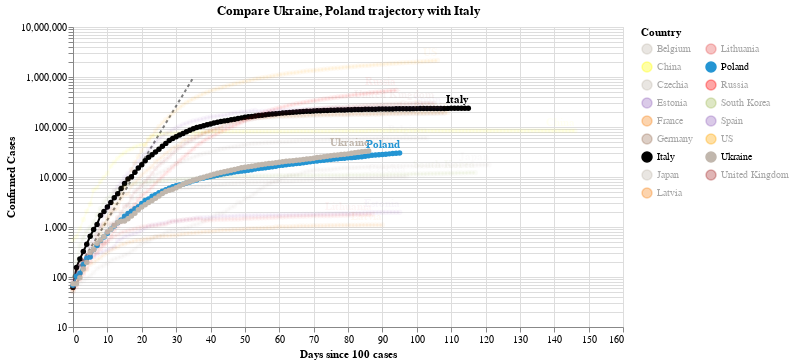

The notebook cell this image was saved under:
### Code cell
#hide_input
chart2 = make_since_chart(dff2, ['Ukraine', 'Poland'], baseline_countries)
chart2

### Figure 1 — Vega-Lite specification as saved in the notebook (floating-point values rounded to 4 significant figures; data arrays with more than 128 entries replaced by an {"elided": "..."} marker saying what was removed)
{"config": {"view": {"continuousWidth": 400, "continuousHeight": 300}}, "layer": [{"data": {"name": "data-628230001892d6798b50651be41d1b3e"}, "mark": {"type": "line", "color": "black", "opacity": 0.5, "strokeDash": [3, 3]}, "encoding": {"x": {"type": "quantitative", "field": "Days since 100 cases"}, "y": {"type": "quantitative", "field": "Confirmed Cases"}}}, {"data": {"name": "data-dfe93763bc710deb71c23627bb362ad5"}, "mark": {"type": "line", "point": true}, "encoding": {"color": {"type": "nominal", "field": "Country", "legend": {"columns": 2}, "scale": {"domain": ["Belgium", "China", "Czechia", "Estonia", "France", "Germany", "Italy", "Japan", "Latvia", "Lithuania", "Poland", "Russia", "South Korea", "Spain", "US", "Ukraine", "United Kingdom"], "range": ["#C1B7AD", "yellow", "#C1B7AD", "#9467bd", "#F58518", "#9D755D", "black", "#C1B7AD", "#F58518", "#E45756", "#2495D3", "red", "#A1BA59", "#9467bd", "orange", "#C1B7AD", "brown"]}}, "opacity": {"condition": {"value": 1, "selection": "selector003"}, "value": 0.05}, "tooltip": [{"type": "nominal", "field": "Country"}, {"type": "temporal", "field": "Date"}, {"type": "quantitative", "field": "Confirmed Cases"}, {"type": "quantitative", "field": "Days since 100 cases"}], "x": {"type": "quantitative", "field": "Days since 100 cases"}, "y": {"type": "quantitative", "field": "Confirmed Cases", "scale": {"type": "log"}}}, "selection": {"selector003": {"type": "multi", "fields": ["Country"], "bind": "legend", "init": [{"Country": "Ukraine"}, {"Country": "Poland"}, {"Country": "Italy"}]}}, "width": 550}, {"data": {"name": "data-dfe93763bc710deb71c23627bb362ad5"}, "mark": {"type": "text", "align": "right", "dy": -8, "fontWeight": "bold"}, "encoding": {"color": {"type": "nominal", "field": "Country", "legend": {"columns": 2}, "scale": {"domain": ["Belgium", "China", "Czechia", "Estonia", "France", "Germany", "Italy", "Japan", "Latvia", "Lithuania", "Poland", "Russia", "South Korea", "Spain", "US", "Ukraine", "United Kingdom"], "range": ["#C1B7AD", "yellow", "#C1B7AD", "#9467bd", "#F58518", "#9D755D", "black", "#C1B7AD", "#F58518", "#E45756", "#2495D3", "red", "#A1BA59", "#9467bd", "orange", "#C1B7AD", "brown"]}}, "opacity": {"condition": {"value": 1, "selection": "selector003"}, "value": 0.05}, "text": {"type": "nominal", "field": "Country"}, "tooltip": [{"type": "nominal", "field": "Country"}, {"type": "temporal", "field": "Date"}, {"type": "quantitative", "field": "Confirmed Cases"}, {"type": "quantitative", "field": "Days since 100 cases"}], "x": {"type": "quantitative", "field": "Days since 100 cases"}, "y": {"type": "quantitative", "field": "Confirmed Cases", "scale": {"type": "log"}}}, "transform": [{"filter": "(datum['Date'] >= 1592265600000)"}], "width": 550}], "title": "Compare Ukraine, Poland trajectory with Italy", "$schema": "https://vega.github.io/schema/vega-lite/v4.0.2.json", "datasets": {"data-628230001892d6798b50651be41d1b3e": [{"Days since 100 cases": 0, "Confirmed Cases": 100.0}, {"Days since 100 cases": 1, "Confirmed Cases": 130.0}, {"Days since 100 cases": 2, "Confirmed Cases": 169.0}, {"Days since 100 cases": 3, "Confirmed Cases": 219.7}, {"Days since 100 cases": 4, "Confirmed Cases": 285.6}, {"Days since 100 cases": 5, "Confirmed Cases": 371.3}, {"Days since 100 cases": 6, "Confirmed Cases": 482.7}, {"Days since 100 cases": 7, "Confirmed Cases": 627.5}, {"Days since 100 cases": 8, "Confirmed Cases": 815.7}, {"Days since 100 cases": 9, "Confirmed Cases": 1060.0}, {"Days since 100 cases": 10, "Confirmed Cases": 1379.0}, {"Days since 100 cases": 11, "Confirmed Cases": 1792.0}, {"Days since 100 cases": 12, "Confirmed Cases": 2330.0}, {"Days since 100 cases": 13, "Confirmed Cases": 3029.0}, {"Days since 100 cases": 14, "Confirmed Cases": 3937.0}, {"Days since 100 cases": 15, "Confirmed Cases": 5119.0}, {"Days since 100 cases": 16, "Confirmed Cases": 6654.0}, {"Days since 100 cases": 17, "Confirmed Cases": 8650.0}, {"Days since 100 cases": 18, "Confirmed Cases": 11250.0}, {"Days since 100 cases": 19, "Confirmed Cases": 14620.0}, {"Days since 100 cases": 20, "Confirmed Cases": 19000.0}, {"Days since 100 cases": 21, "Confirmed Cases": 24710.0}, {"Days since 100 cases": 22, "Confirmed Cases": 32120.0}, {"Days since 100 cases": 23, "Confirmed Cases": 41750.0}, {"Days since 100 cases": 24, "Confirmed Cases": 54280.0}, {"Days since 100 cases": 25, "Confirmed Cases": 70560.0}, {"Days since 100 cases": 26, "Confirmed Cases": 91730.0}, {"Days since 100 cases": 27, "Confirmed Cases": 119300.0}, {"Days since 100 cases": 28, "Confirmed Cases": 155000.0}, {"Days since 100 cases": 29, "Confirmed Cases": 201500.0}, {"Days since 100 cases": 30, "Confirmed Cases": 262000.0}, {"Days since 100 cases": 31, "Confirmed Cases": 340600.0}, {"Days since 100 cases": 32, "Confirmed Cases": 442800.0}, {"Days since 100 cases": 33, "Confirmed Cases": 575600.0}, {"Days since 100 cases": 34, "Confirmed Cases": 748300.0}, {"Days since 100 cases": 35, "Confirmed Cases": 972800.0}], "data-dfe93763bc710deb71c23627bb362ad5": {"elided": "1798 records"}}}
